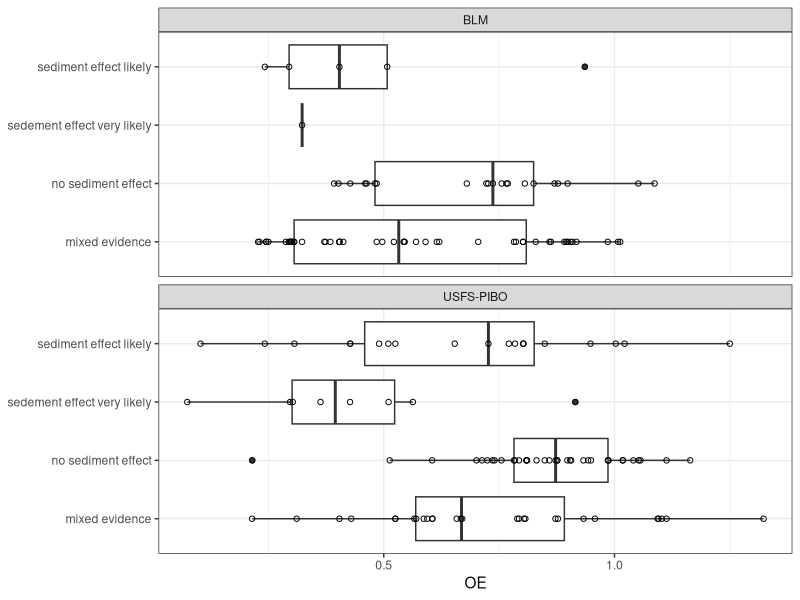

Write R code to recreate this figure.
################################################################################
# Calculates performance statistics for reference and sed-impaired sites
# Jason Williams
# May 2023
################################################################################

library(tidyverse)
library(readxl)
library(reshape2)

# read in data------------------------------------------------------------------

project_data <-read.csv("./formatted_data/project_data.csv", header = TRUE)
str(project_data)

framework_benchmarks <-read.csv("./formatted_data/framework_benchmarks.csv", header = TRUE)
str(framework_benchmarks)

# calculate predictions from framework and other methods------------------------

# require paired % fines and FSBI for prediction

predictions <-
  project_data %>%
  filter(has_both == "Y") %>%
  mutate(year_numeric = as.numeric(year)) %>%
  mutate(worse_than_fines_ref = ifelse(pct_fine > framework_fines_ref_benchmark, "Y", "N")) %>%
  mutate(worse_than_FSBI_ref = ifelse(sample_FSBI < framework_FSBI_ref_benchmark, "Y", "N")) %>%
  mutate(exceeds_both_ref = ifelse(worse_than_FSBI_ref == "Y" & worse_than_fines_ref == "Y", "Y", "N")) %>%
  mutate(exceeds_SME75 = ifelse(pct_fine > framework_SME75_benchmark, "Y", "N")) %>%
  mutate(framework_prediction =  ifelse(has_both == "N", "additional line of evidence needed",
                                        ifelse(exceeds_both_ref == "Y" & exceeds_SME75 == "N", "sediment effect likely",
                                               
                                               ifelse(exceeds_both_ref == "Y" & exceeds_SME75 == "Y", "sedement effect very likely",
                                                      
                                                      ifelse(exceeds_both_ref == "N" & exceeds_SME75 == "Y", "mixed evidence",
                                                             
                                                             ifelse(worse_than_fines_ref == "Y" & worse_than_FSBI_ref == "N", "mixed evidence",
                                                                    
                                                                    ifelse(worse_than_fines_ref == "N" & worse_than_FSBI_ref == "N", "no sediment effect",
                                                                           
                                                                           ifelse(worse_than_fines_ref == "N" & worse_than_FSBI_ref == "Y", "mixed evidence", NA)))))))) %>%
  mutate(OE_prediction = ifelse(OE < OE_benchmark, "not within expected condition",
                                ifelse(OE >= OE_benchmark, "within expected condition", NA))) %>%
  mutate(BLM_prediction = ifelse(pct_fine > blm_fines_ref_benchmark, "BLM fines fail", "BLM fines pass")) %>%
  mutate(SMI2_prediction = ifelse(SMI2 < SMI2_benchmark, "SMI2 fail", 
                                  ifelse(SMI2 >= SMI2_benchmark, "SMI2 pass", NA)))

write.csv(predictions, "./formatted_data/predictions.csv")

# calculate outcomes at pibo and aim reference sites----------------------------

# format for plotting
for_performance_stats <-
  predictions %>%
  filter(source_sitetype %in% c("Reference", "sediment reference")) %>%
  select(source, siteid, sampleid, sample_date, siteclass, order, blm_ecoregion,
         pct_fine, sample_FSBI, has_both, OE, OE_benchmark, SMI2, SMI2_benchmark,
         framework_prediction, OE_prediction, BLM_prediction, SMI2_prediction) %>%
  melt(id.vars = c("source", "siteid", "sampleid", "sample_date", "siteclass", "order", "blm_ecoregion",
                    "pct_fine", "sample_FSBI",
                   "has_both", "OE", "OE_benchmark", "SMI2", "SMI2_benchmark"))




# summarize predicted outcomes for reference sites-------------------------------

# summary by sample
# includes only samples with both % fines and FSBI
reference_performance_stats <-
  for_performance_stats %>%
  group_by(source, variable, value) %>%
  count()


# summarize outcomes for pibo & AIM sites with sediment TMDL--------------------


for_tmdl_validation <-
  predictions %>%
  filter(sed_tmdl == "Y") %>%
  select(source, siteid, sampleid, sample_date, siteclass, order, blm_ecoregion,
         pct_fine, sample_FSBI, has_both, OE, OE_benchmark, SMI2, SMI2_benchmark,
         framework_prediction, OE_prediction, BLM_prediction, SMI2_prediction) %>%
  melt(id.vars = c("source", "siteid", "sampleid", "sample_date", "siteclass", "order", 
                  "blm_ecoregion", "pct_fine", "sample_FSBI", "has_both", "OE", 
                  "OE_benchmark", "SMI2", "SMI2_benchmark"))


# summary by sample
tmdl_performance_stats <-
  for_tmdl_validation %>%
  group_by(source, variable, value) %>%
  count()


# plot OE vs. sed predeiction outcome
for_tmdl_validation %>%
  filter(source != "DEQ BURP") %>%
  filter(variable == "framework_prediction") %>%
  filter(!is.na(value)) %>%
  ggplot(aes(x = value, y = OE)) +
  geom_boxplot() +
  geom_point(shape = 1) +
  facet_wrap(~source, nrow = 2) +
  coord_flip() +
  theme_bw() +
  labs(x = "macroinvertebrate O/E") +
  theme(axis.title.y = element_blank())

# false positive rates when using OE failing-samples as 'known' impaired--------

for_tmdl_performace_stats2 <-
  predictions %>%
  filter(sed_tmdl == "Y") %>%
  mutate(OE_prediction = ifelse(OE < OE_benchmark, "not within expected condition",
                                ifelse(OE >= OE_benchmark, "within expected condition", NA))) %>%
  mutate(SMI2_prediction = ifelse(SMI2 < SMI2_benchmark, "SMI2 fail", 
                                  ifelse(SMI2 >= SMI2_benchmark, "SMI2 pass", NA)))

# OE for PIBO and AIM
tmdl_performance_stats_oe <-
  for_tmdl_performace_stats2 %>%
  filter(source != "DEQ BURP") %>%
  group_by(source, framework_prediction) %>%
  count(OE_prediction)

# SMI2 for BURP
tmdl_performance_stats_SMI2 <-
  for_tmdl_performace_stats2 %>%
  filter(source == "DEQ BURP") %>%
  group_by(framework_prediction) %>%
  count(SMI2_prediction)
